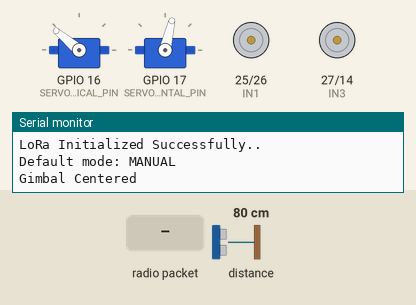
This sketch was run on a simulated ESP32. Shown: 2 × servo, motor-driver pin pairs drawn as motors (green arrow = first pin HIGH = forward, orange = second pin HIGH = backward, longer = more drive, scaled by the enable pin), the last lines printed to the serial monitor. Inputs (shaded band) come from the test bench; at power-on: distance to the obstacle 80 cm. No radio packets arrive unless stated.

Above: at 1.2 s.
1.3 s: radio packet "auto" arrives
At 3.0 s:
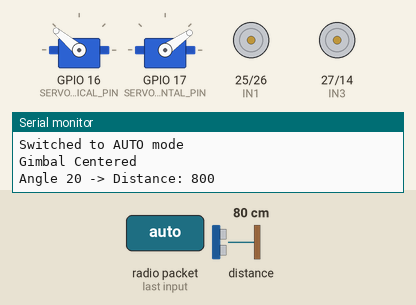
4.3 s: radio packet "camcenter" arrives
At 4.33 s:
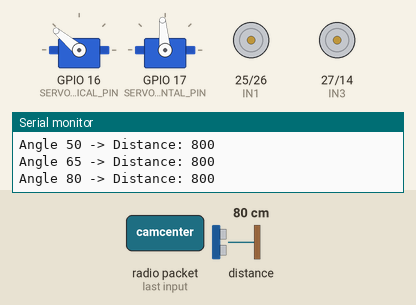
7.3 s: radio packet "cam" arrives
10.3 s: distance to the obstacle set to 12 cm
13.3 s: distance to the obstacle set to 9 cm
At 16.1 s:
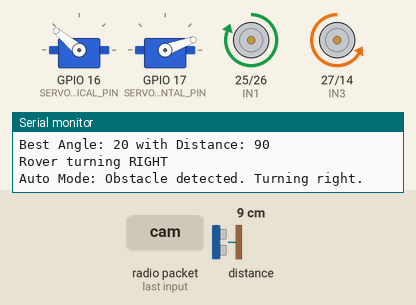
16.3 s: distance to the obstacle set to 18 cm
At 19.18 s:
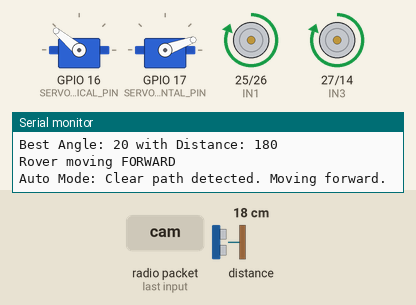
Timing chart, 0 to 22.6 s (numbered marks = the images above; inputs shaded):
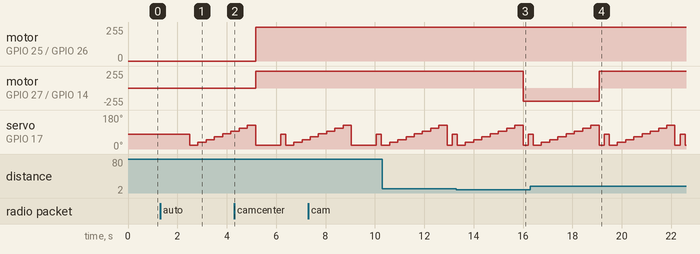

Measured:
- the behaviour switches between 11 and 10 cm on distance to the obstacle (found by bisection; images 2 and 3)
- after the input at 1.3 s, servo on GPIO 17 (SERVO_HORIZONTAL_PIN): 77° → 20° after 1.2 s, → 35° 0.33 s later, → 50° 0.33 s later, → 65° 0.33 s later, … (6 changes in this stretch)
- after the input at 13.3 s, motor on GPIO 27 (IN3) / GPIO 14 (IN4): forward 255/255 → backward 200/255 after 2.7 s
- after the input at 16.3 s, motor on GPIO 27 (IN3) / GPIO 14 (IN4): backward 200/255 → forward 255/255 after 2.8 s

The sketch:

time_flight.ino
```cpp
#include <Arduino.h>
#include <SPI.h>
#include <LoRa.h>  // Using the LoRa library by Sandeep Mistry
#include <ESP32Servo.h>  // Servo library for controlling gimbal motors
#include <VL53L0X.h>

// Define the pins for the LoRa transceiver module
#define NSS 4
#define RST 5
#define DI0 2

// Define the pins for the motor controllers
#define IN1 25  // Left side motors
#define IN2 26
#define IN3 27  // Right side motors
#define IN4 14
#define ENA 12  // PWM for left motors
#define ENB 13  // PWM for right motors

// Define the pins for the servo motors (gimbal control)
#define SERVO_VERTICAL_PIN 16  // Vertical servo motor
#define SERVO_HORIZONTAL_PIN 17  // Horizontal servo motor

const int OBSTACLE_THRESHOLD = 100; // mm; if measured distance is below this, obstacle detected.
const int SCAN_MIN = 20;            // Minimum horizontal servo angle (predefined above)
const int SCAN_MAX = 135;           // Maximum horizontal servo angle (predefined above)
const int SCAN_STEP = 15;           // Angle step when sweeping the horizontal servo

// Variable to store incoming LoRa data
String LoraData;

// Track current operating mode; default is "manual"
String currentMode = "manual";

// Servo objects for gimbal control
Servo verticalServo;
Servo horizontalServo;

VL53L0X tofSensor;
// Timer for auto obstacle avoidance routines
unsigned long lastAutoActionTime = 0;
const unsigned long autoActionInterval = 200; // Milliseconds between each auto action

// The vertical servo will operate only between 120 (max upward) and 170 (max downward)
const int VERTICAL_MIN = 120;
const int VERTICAL_MAX = 160;

// Define horizontal servo limits for the gimbal (in degrees)
const int HORIZONTAL_MIN = 20;
const int HORIZONTAL_MAX = 135;

// Gimbal positions (initialize vertical to center = 35°, horizontal to center = 90°)
int verticalAngle = (VERTICAL_MIN + VERTICAL_MAX) / 2;  // 35
int horizontalAngle = (HORIZONTAL_MIN + HORIZONTAL_MAX) / 2;  // 90

// Forward declarations for rover control
void controlRover(String command);
void goForward(unsigned int speed);
void goBackward(unsigned int speed);
void turnLeft(unsigned int speed);
void turnRight(unsigned int speed);
void stopRover();
void controlGimbal(String command);
void centerGimbal();
void updateServoPositions();
void scanAndDecideObstacle();

void setup() {
  Serial.begin(115200);

  // Setup the LoRa transceiver pins
  LoRa.setPins(NSS, RST, DI0);

  // Attempt to begin LoRa at 433 MHz (for Asia region)
  while (!LoRa.begin(433E6)) {
    Serial.println("LoRa initialization failed. Retrying...");
    delay(500);
  }

  // Set sync word (ensures communication between paired devices only)
  LoRa.setSyncWord(0xF2);

  // OPTIONAL: If you want a faster data rate (lower SF, higher BW):
  // LoRa.setSpreadingFactor(7);    // faster transmissions, less range
  // LoRa.setSignalBandwidth(250E3);
  // LoRa.setCodingRate4(5);

  Serial.println("LoRa Initialized Successfully..");

  // Initialize motor controller pins
  pinMode(IN1, OUTPUT);
  pinMode(IN2, OUTPUT);
  pinMode(IN3, OUTPUT);
  pinMode(IN4, OUTPUT);
  pinMode(ENA, OUTPUT);
  pinMode(ENB, OUTPUT);

  // Ensure motors are off initially
  digitalWrite(IN1, LOW);
  digitalWrite(IN2, LOW);
  digitalWrite(IN3, LOW);
  digitalWrite(IN4, LOW);
  analogWrite(ENA, 0);
  analogWrite(ENB, 0);

  Serial.println("Default mode: MANUAL");

  // Servo Initialization
  verticalServo.attach(SERVO_VERTICAL_PIN);
  horizontalServo.attach(SERVO_HORIZONTAL_PIN);

  // Center the gimbal at startup
  centerGimbal();

  // Initialize VL53L0X Sensor
  Wire.begin();
  tofSensor.setTimeout(500);
  if (!tofSensor.init()) {
    Serial.println("VL53L0X initialization failed!");
    while (1);  // Halt execution if sensor is not detected.
  }
  tofSensor.startContinuous();
}

void loop() {
  // Check if there's an incoming LoRa packet
  int packetSize = LoRa.parsePacket();
  if (packetSize) {
    // Read the entire LoRa data as a string
    while (LoRa.available()) {
      LoraData = LoRa.readString();
    }
    LoraData.trim();

    // Handle gimbal commands separately
    if (LoraData.startsWith("cam")) {
      controlGimbal(LoraData);
    } else {
      // Pass the command to controlRover
      controlRover(LoraData);
    }
  }
  /// If in AUTO mode, run obstacle avoidance routine
  if (currentMode == "auto") {
    if (millis() - lastAutoActionTime >= autoActionInterval) {
      scanAndDecideObstacle();
      lastAutoActionTime = millis();
    }
  }
  // Shorter delay for near-real-time checks
  // was delay(50); now delay(5)
  delay(5);
}

//GIMBAL CONTROL LOGIC
void controlGimbal(String command) {
  // Vertical movement:
  // "camup" decreases the vertical angle to tilt the camera up (but not below VERTICAL_MIN)
  // "camdown" increases the vertical angle to tilt the camera down (but not above VERTICAL_MAX)
  if (command == "camdown") {
    verticalAngle = constrain(verticalAngle - 10, VERTICAL_MIN, VERTICAL_MAX);
  } else if (command == "camup") {
    verticalAngle = constrain(verticalAngle + 10, VERTICAL_MIN, VERTICAL_MAX);
  }
  /// Horizontal movement adjustments:
  // "camleft" decreases horizontal angle but not below HORIZONTAL_MIN
  // "camright" increases horizontal angle but not above HORIZONTAL_MAX
  else if (command == "camright") {
    horizontalAngle = constrain(horizontalAngle - 10, HORIZONTAL_MIN, HORIZONTAL_MAX);
  } else if (command == "camleft") {
    horizontalAngle = constrain(horizontalAngle + 10, HORIZONTAL_MIN, HORIZONTAL_MAX);
  } else if (command == "camcenter") {
    centerGimbal();
    return;
  } else {
    Serial.println("Unknown gimbal command: " + command);
    return;
  }

  updateServoPositions();
  Serial.println("Updated Gimbal Position: Vertical=" + String(verticalAngle) + ", Horizontal=" + String(horizontalAngle));
}

void centerGimbal() {
  // Center vertical at the midpoint between VERTICAL_MIN and VERTICAL_MAX (145°)
  verticalAngle = (VERTICAL_MIN + VERTICAL_MAX) / 2;
  horizontalAngle = (HORIZONTAL_MIN + HORIZONTAL_MAX) / 2;  // Center horizontal remains unchanged
  updateServoPositions();
  Serial.println("Gimbal Centered");
}

void updateServoPositions() {
  verticalServo.write(verticalAngle);
  horizontalServo.write(horizontalAngle);
}

// Decide what to do based on the command and the current mode
void controlRover(String command) {
  command.trim();  // Remove extra spaces/newlines if any

  // 1) Mode switching
  if (command == "manual") {
    currentMode = "manual";
    stopRover(); // stop motors upon switching
    Serial.println("Switched to MANUAL mode");
    return;
  }
  else if (command == "auto") {
    currentMode = "auto";
    stopRover(); // stop motors upon switching
    Serial.println("Switched to AUTO mode");
    return;
  }

  // If we are in AUTO mode, ignore manual commands
  if (currentMode == "auto") {
    Serial.println("Ignoring command - currently in AUTO mode");
    return;
  }

  // 2) MANUAL mode => interpret movement commands
  if (command == "forward") {
    goForward(255);
  }
  else if (command == "backward") {
    goBackward(255);
  }
  else if (command == "left") {
    turnLeft(255);
  }
  else if (command == "right") {
    turnRight(255);
  }
  else if (command == "stop") {
    stopRover();
  }
  else {
    Serial.print("Unknown manual command: ");
    Serial.println(command);
  }
}

// Rover movement functions
void goForward(unsigned int speed) {
  analogWrite(ENA, speed);  // For the left motors
  digitalWrite(IN1, HIGH);
  digitalWrite(IN2, LOW);

  analogWrite(ENB, speed);  // For the right motors
  digitalWrite(IN3, HIGH);
  digitalWrite(IN4, LOW);

  Serial.println("Rover moving FORWARD");
}

void goBackward(unsigned int speed) {
  analogWrite(ENA, speed);  // For the left motors
  digitalWrite(IN1, LOW);
  digitalWrite(IN2, HIGH);

  analogWrite(ENB, speed);  // For the right motors
  digitalWrite(IN3, LOW);
  digitalWrite(IN4, HIGH);

  Serial.println("Rover moving BACKWARD");
}

void turnLeft(unsigned int speed) {
  // For a left turn: left side reversed, right side forward
  analogWrite(ENA, 200);   // left side at a slower or reversed speed
  digitalWrite(IN1, LOW);
  digitalWrite(IN2, HIGH);

  analogWrite(ENB, speed); // right side normal speed forward
  digitalWrite(IN3, HIGH);
  digitalWrite(IN4, LOW);

  Serial.println("Rover turning LEFT");
}

void turnRight(unsigned int speed) {
  // For a right turn: left side forward, right side reversed
  analogWrite(ENA, speed);  // left side normal speed forward
  digitalWrite(IN1, HIGH);
  digitalWrite(IN2, LOW);

  analogWrite(ENB, 200);    // right side reversed or slower
  digitalWrite(IN3, LOW);
  digitalWrite(IN4, HIGH);

  Serial.println("Rover turning RIGHT");
}

void stopRover() {
  // Stop all motors
  digitalWrite(IN1, LOW);
  digitalWrite(IN2, LOW);
  digitalWrite(IN3, LOW);
  digitalWrite(IN4, LOW);
  analogWrite(ENA, 0);
  analogWrite(ENB, 0);

  Serial.println("Rover STOPPED");
}

void scanAndDecideObstacle() {
  // Before starting, check if we're still in auto mode
  if (currentMode != "auto") return;

  // Center the gimbal using the defined limits
  centerGimbal();
  delay(200);  // Allow time for the servo to reach the center

  int bestAngle = horizontalAngle;  // Start with the current centered angle
  int maxDistance = 0;

  // Sweep through horizontal servo angles from SCAN_MIN to SCAN_MAX
  for (int angle = SCAN_MIN; angle <= SCAN_MAX; angle += SCAN_STEP) {
    // If mode has changed during the scan, exit immediately.
    if (currentMode != "auto") return;

    horizontalServo.write(angle);
    delay(300);  // Allow time for servo movement

    int distance = tofSensor.readRangeContinuousMillimeters();
    if (tofSensor.timeoutOccurred()) {
      Serial.print("Sensor timeout at angle: ");
      Serial.println(angle);
      continue;  // Skip this reading if sensor times out
    }

    Serial.print("Angle ");
    Serial.print(angle);
    Serial.print(" -> Distance: ");
    Serial.println(distance);

    // Record this angle if the sensor reading is greater than previous maxDistance
    if (distance > maxDistance) {
      maxDistance = distance;
      bestAngle = angle;
    }
  }

  // Point the horizontal servo to the best angle found
  horizontalServo.write(bestAngle);
  horizontalAngle = bestAngle;
  Serial.print("Best Angle: ");
  Serial.print(bestAngle);
  Serial.print(" with Distance: ");
  Serial.println(maxDistance);

  // Decide on movement based on the measured maximum distance
  if (maxDistance > OBSTACLE_THRESHOLD) {
    goForward(255);
    Serial.println("Auto Mode: Clear path detected. Moving forward.");
  } else {
    turnRight(255);
    Serial.println("Auto Mode: Obstacle detected. Turning right.");
  }
}
```
